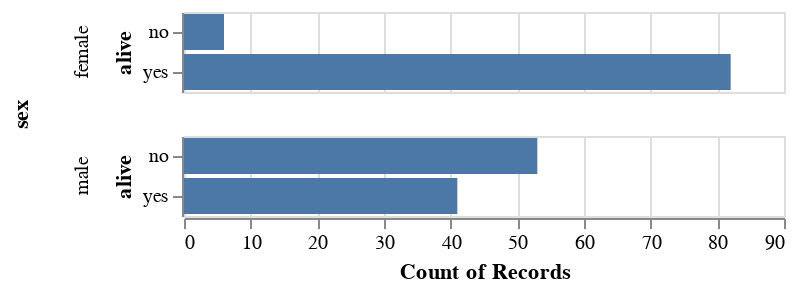

Source (notebook cell):
### Markdown cell above
Create an Altair visualization that shows the same information as this groupby:

### Code cell
# YOUR CODE HERE
alt.Chart(titanic).mark_bar().encode(
    x=alt.X('count(alone):Q'),
    y=alt.Y('alive'),
    row='sex',
)

### Figure 1 — Vega-Lite specification as saved in the notebook (floating-point values rounded to 4 significant figures; data arrays with more than 128 entries replaced by an {"elided": "..."} marker saying what was removed)
{"$schema": "https://vega.github.io/schema/vega-lite/v1.2.1.json", "data": {"values": {"elided": "182 records"}}, "encoding": {"row": {"field": "sex", "type": "nominal"}, "x": {"aggregate": "count", "field": "alone", "type": "quantitative"}, "y": {"field": "alive", "type": "nominal"}}, "mark": "bar"}
